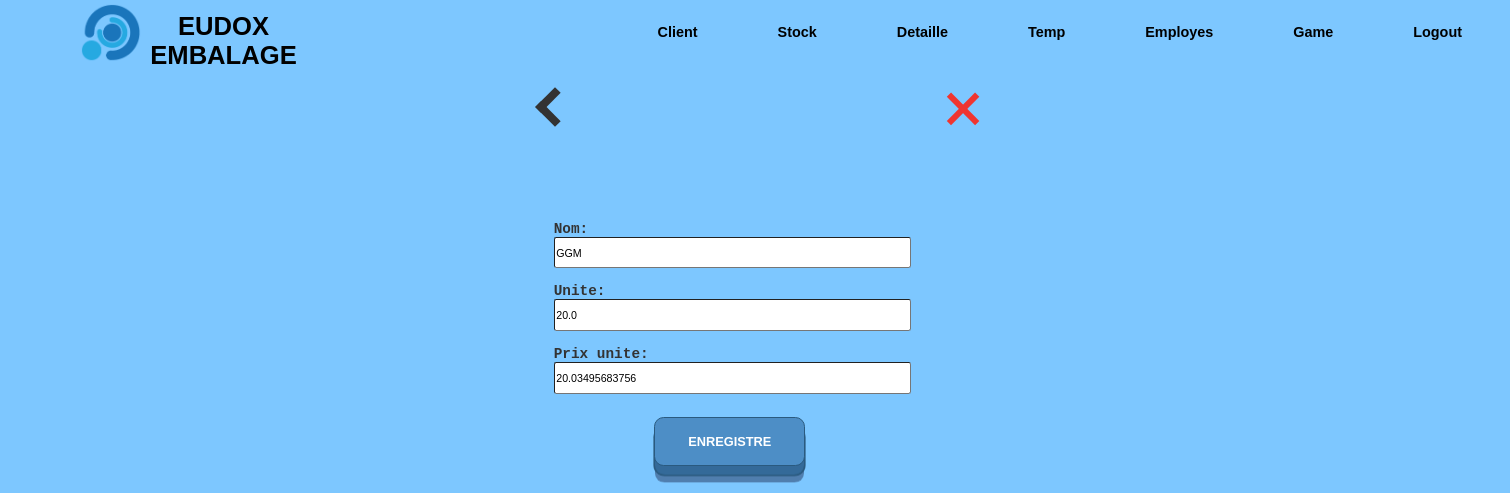
The app's page /game/edit/1 with its own data.
### tables this page shows
CREATE TABLE game (
        id INTEGER PRIMARY KEY AUTOINCREMENT,
        name TEXT NOT NULL,
        unit REAL NOT NULL,
        unitPrice REAL NOT NULL
    );

### app.py (the view)
@app.route('/game/edit/<int:id>', methods=['POST', 'GET'])
def edit_game_id(id):
    conn = sqlite3.connect('form_data.db')
    cursor = conn.cursor()
    if request.method == 'POST':
        cursor.execute('UPDATE game set name = ?, unit = ?, unitPrice = ? WHERE id = ?', (request.form.get('name'), request.form.get('unite'), request.form.get('punit'), id))
        conn.commit()
        conn.close()
        return redirect('/game')
    cursor.execute('SELECT * FROM game WHERE id = ?', (id, ))
    data_f = cursor.fetchone()
    game = {
        'id': data_f[0],
        'name': data_f[1],
        'unit': data_f[2],
        'price': data_f[3],
    }
    conn.close()
    return render_template('g_modify.html', id=data_f[0], game=game)

### templates/g_modify.html (shortened to what this page needs)
{% extends 'main.html' %}
{% block head %}
<link rel="stylesheet" type="text/css" href="{{ url_for('static', filename='css/form.css') }}">
{% endblock %}
{% block top %}
<a href="/game" id="back"><div class="thick-arrow-left"></div></a>
<a href="/main" id="aclose"><div class="close"></div></a>
{% endblock %}
{% block bot %}
<form id="stockForm" action="/game/edit/{{ id }}" method="post">
  <br><br><br><br>
  <label class="l-lab" for="name">Nom:</label>
  <br>
  <input type="text" class="l-inp" name="name" value="{{ game.name }}" required>
  <br><br>
  <label class="l-lab" for="unite">Unite:</label>
  <br>
  <input type="number" class="l-inp dFloat" name="unite" value="{{ game.unit }}" required>
  <br><br>
  <label class="l-lab" for="punit">Prix unite:</label>
  <br>
  <input type="number" class="l-inp dFloat" name="punit" value="{{ game.price }}" required>
  <br><br>
  <button type="Submit" id="submitButton" class="button-19 cen">Enregistre</button>
  <br><br><br>
</form>
{% endblock %}

### static/css/style.css (style rules this page uses)
body, h1, h2, h3, p, ul, li { margin: 0; padding: 0; }
body { font-family: Arial, sans-serif; background-color: #7dc7ff; zoom: 80%; }
a { color: inherit; text-decoration: none; }
button.button-19 { touch-action: manipulation; position: relative; display: inline-block; cursor: pointer; outline: none; border: 0; vertical-align: middle; text-decoration: none; font-size: inherit; font-family: inherit; }
button.button-19 { touch-action: manipulation; font-weight: 600; color: #fff; text-transform: uppercase; padding: 1.25em 2em; background: #4d8ec6; border: 2px solid #2a5a7f; border-radius: 0.75em; transform-style: preserve-3d; transition: transform 150ms cubic-bezier(0, 0, 0.58, 1), background 150ms cubic-bezier(0, 0, 0.58, 1); }
button.button-19::before { position: absolute; content: ""; width: 100%; height: 100%; top: 0; left: 0; right: 0; bottom: 0; background: #346a99; border-radius: inherit; box-shadow: 0 0 0 2px #2a5a7f, 0 0.625em 0 0 #507eae; transform: translate3d(0, 0.75em, -1em); transition: transform 150ms cubic-bezier(0, 0, 0.58, 1), box-shadow 150ms cubic-bezier(0, 0, 0.58, 1); }
#aclose { margin-left: 28vw; }
.thick-arrow-left { margin: 35px; width: 25px; height: 25px; border: 10px solid #333; border-left: 0; border-top: 0; transform: rotate(135deg); }
#back { margin-left: 34%; }
.close { margin: 30px; background: #f03530; height: 50px; position: relative; width: 8px; transform: rotate(45deg); }
.close:after { background: #f03530; content: ""; height: 8px; left: -21px; position: absolute; top: 21px; width: 50px; }
.bot_side label { color: #333; }
.bot_side input { height: 35px; }
.bot_side .button-19 { width: 20%; margin: 10px; }

### static/css/form.css (style rules this page uses)
#stockForm { margin-left: 10%; grid-column: 2; width: 100%; height: 100%; }
.l-lab { color: #ccc; padding-right: 32%; font-weight: bold; font-size: 18px; font-family: monospace; }
.l-inp { width: 70%; height: 25px; border-radius: 3px; }
.bot_side .button-19 { width: 30%; margin-left: 20%; !important }

### records on screen
game: name "GGM", unite "20.0", punit "20.03495683756"
